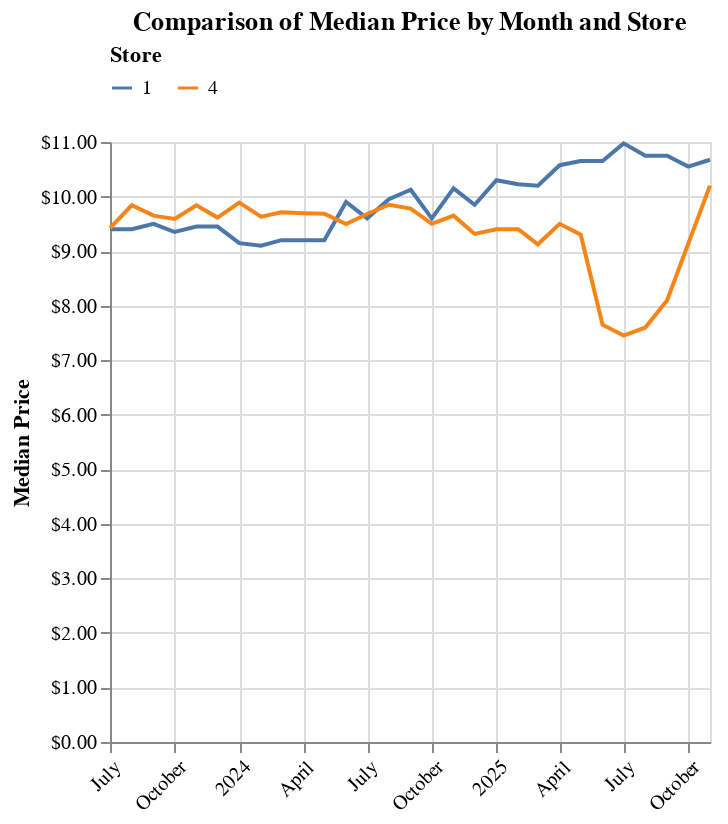

The code cell stored with this chart in its notebook:
### Code cell
# Convert 'year_month' to datetime for plotting
median_prices_by_month_store['year_month'] = median_prices_by_month_store['year_month'].dt.to_timestamp()

alt.Chart(median_prices_by_month_store).mark_line().encode(
    x=alt.X('year_month', title='', axis=alt.Axis(labelAngle=-45)),
    y=alt.Y('sum_median_price', title='Median Price', axis=alt.Axis(format='$.2f')),
    color=alt.Color('store_id:N', title='Store', legend=alt.Legend(orient='top', titleOrient='top'))
).properties(
    title='Comparison of Median Price by Month and Store'
)

### Figure 1 — Vega-Lite specification as saved in the notebook (floating-point values rounded to 4 significant figures)
{"config": {"view": {"continuousWidth": 300, "continuousHeight": 300}}, "data": {"name": "data-d236134a4b8a5c1afa33385872f7a3c3"}, "mark": {"type": "line"}, "encoding": {"color": {"field": "store_id", "legend": {"orient": "top", "titleOrient": "top"}, "title": "Store", "type": "nominal"}, "x": {"axis": {"labelAngle": -45}, "field": "year_month", "title": "", "type": "temporal"}, "y": {"axis": {"format": "$.2f"}, "field": "sum_median_price", "title": "Median Price", "type": "quantitative"}}, "title": "Comparison of Median Price by Month and Store", "$schema": "https://vega.github.io/schema/vega-lite/v5.20.1.json", "datasets": {"data-d236134a4b8a5c1afa33385872f7a3c3": [{"year_month": "2023-07-01T00:00:00", "store_id": 1, "sum_median_price": 9.4}, {"year_month": "2023-07-01T00:00:00", "store_id": 4, "sum_median_price": 9.42}, {"year_month": "2023-08-01T00:00:00", "store_id": 1, "sum_median_price": 9.4}, {"year_month": "2023-08-01T00:00:00", "store_id": 4, "sum_median_price": 9.84}, {"year_month": "2023-09-01T00:00:00", "store_id": 1, "sum_median_price": 9.5}, {"year_month": "2023-09-01T00:00:00", "store_id": 4, "sum_median_price": 9.65}, {"year_month": "2023-10-01T00:00:00", "store_id": 1, "sum_median_price": 9.35}, {"year_month": "2023-10-01T00:00:00", "store_id": 4, "sum_median_price": 9.59}, {"year_month": "2023-11-01T00:00:00", "store_id": 1, "sum_median_price": 9.45}, {"year_month": "2023-11-01T00:00:00", "store_id": 4, "sum_median_price": 9.84}, {"year_month": "2023-12-01T00:00:00", "store_id": 1, "sum_median_price": 9.45}, {"year_month": "2023-12-01T00:00:00", "store_id": 4, "sum_median_price": 9.615}, {"year_month": "2024-01-01T00:00:00", "store_id": 1, "sum_median_price": 9.145}, {"year_month": "2024-01-01T00:00:00", "store_id": 4, "sum_median_price": 9.89}, {"year_month": "2024-02-01T00:00:00", "store_id": 1, "sum_median_price": 9.1}, {"year_month": "2024-02-01T00:00:00", "store_id": 4, "sum_median_price": 9.63}, {"year_month": "2024-03-01T00:00:00", "store_id": 1, "sum_median_price": 9.2}, {"year_month": "2024-03-01T00:00:00", "store_id": 4, "sum_median_price": 9.71}, {"year_month": "2024-04-01T00:00:00", "store_id": 1, "sum_median_price": 9.2}, {"year_month": "2024-04-01T00:00:00", "store_id": 4, "sum_median_price": 9.695}, {"year_month": "2024-05-01T00:00:00", "store_id": 1, "sum_median_price": 9.2}, {"year_month": "2024-05-01T00:00:00", "store_id": 4, "sum_median_price": 9.685}, {"year_month": "2024-06-01T00:00:00", "store_id": 1, "sum_median_price": 9.9}, {"year_month": "2024-06-01T00:00:00", "store_id": 4, "sum_median_price": 9.495}, {"year_month": "2024-07-01T00:00:00", "store_id": 1, "sum_median_price": 9.6}, {"year_month": "2024-07-01T00:00:00", "store_id": 4, "sum_median_price": 9.68}, {"year_month": "2024-08-01T00:00:00", "store_id": 1, "sum_median_price": 9.95}, {"year_month": "2024-08-01T00:00:00", "store_id": 4, "sum_median_price": 9.85}, {"year_month": "2024-09-01T00:00:00", "store_id": 1, "sum_median_price": 10.12}, {"year_month": "2024-09-01T00:00:00", "store_id": 4, "sum_median_price": 9.78}, {"year_month": "2024-10-01T00:00:00", "store_id": 1, "sum_median_price": 9.6}, {"year_month": "2024-10-01T00:00:00", "store_id": 4, "sum_median_price": 9.5}, {"year_month": "2024-11-01T00:00:00", "store_id": 1, "sum_median_price": 10.15}, {"year_month": "2024-11-01T00:00:00", "store_id": 4, "sum_median_price": 9.65}, {"year_month": "2024-12-01T00:00:00", "store_id": 1, "sum_median_price": 9.85}, {"year_month": "2024-12-01T00:00:00", "store_id": 4, "sum_median_price": 9.315}, {"year_month": "2025-01-01T00:00:00", "store_id": 1, "sum_median_price": 10.3}, {"year_month": "2025-01-01T00:00:00", "store_id": 4, "sum_median_price": 9.4}, {"year_month": "2025-02-01T00:00:00", "store_id": 1, "sum_median_price": 10.22}, {"year_month": "2025-02-01T00:00:00", "store_id": 4, "sum_median_price": 9.4}, {"year_month": "2025-03-01T00:00:00", "store_id": 1, "sum_median_price": 10.2}, {"year_month": "2025-03-01T00:00:00", "store_id": 4, "sum_median_price": 9.125}, {"year_month": "2025-04-01T00:00:00", "store_id": 1, "sum_median_price": 10.57}, {"year_month": "2025-04-01T00:00:00", "store_id": 4, "sum_median_price": 9.5}, {"year_month": "2025-05-01T00:00:00", "store_id": 1, "sum_median_price": 10.65}, {"year_month": "2025-05-01T00:00:00", "store_id": 4, "sum_median_price": 9.3}, {"year_month": "2025-06-01T00:00:00", "store_id": 1, "sum_median_price": 10.65}, {"year_month": "2025-06-01T00:00:00", "store_id": 4, "sum_median_price": 7.65}, {"year_month": "2025-07-01T00:00:00", "store_id": 1, "sum_median_price": 10.97}, {"year_month": "2025-07-01T00:00:00", "store_id": 4, "sum_median_price": 7.45}, {"year_month": "2025-08-01T00:00:00", "store_id": 1, "sum_median_price": 10.75}, {"year_month": "2025-08-01T00:00:00", "store_id": 4, "sum_median_price": 7.6}, {"year_month": "2025-09-01T00:00:00", "store_id": 1, "sum_median_price": 10.75}, {"year_month": "2025-09-01T00:00:00", "store_id": 4, "sum_median_price": 8.1}, {"year_month": "2025-10-01T00:00:00", "store_id": 1, "sum_median_price": 10.55}, {"year_month": "2025-11-01T00:00:00", "store_id": 1, "sum_median_price": 10.68}, {"year_month": "2025-11-01T00:00:00", "store_id": 4, "sum_median_price": 10.2}]}}
